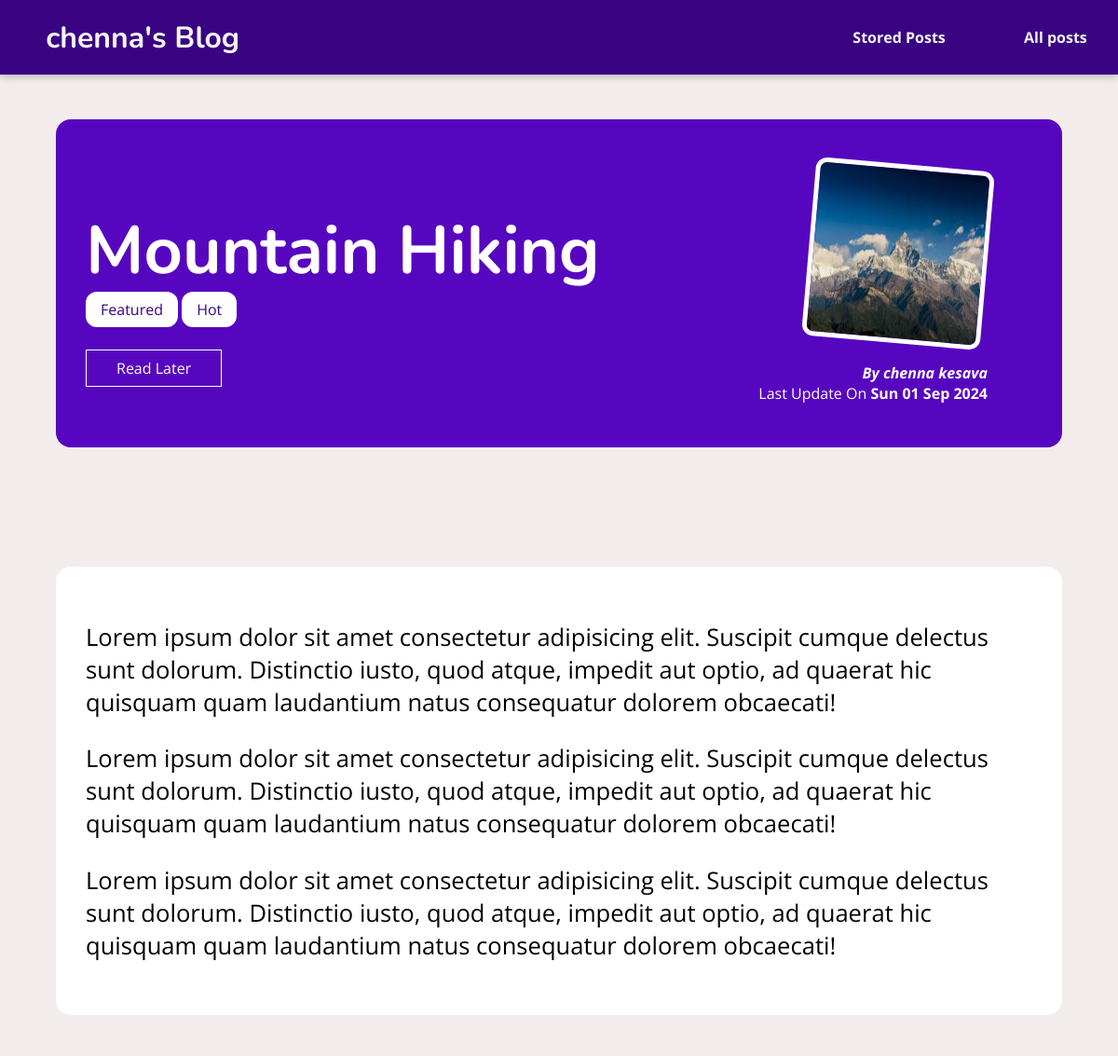
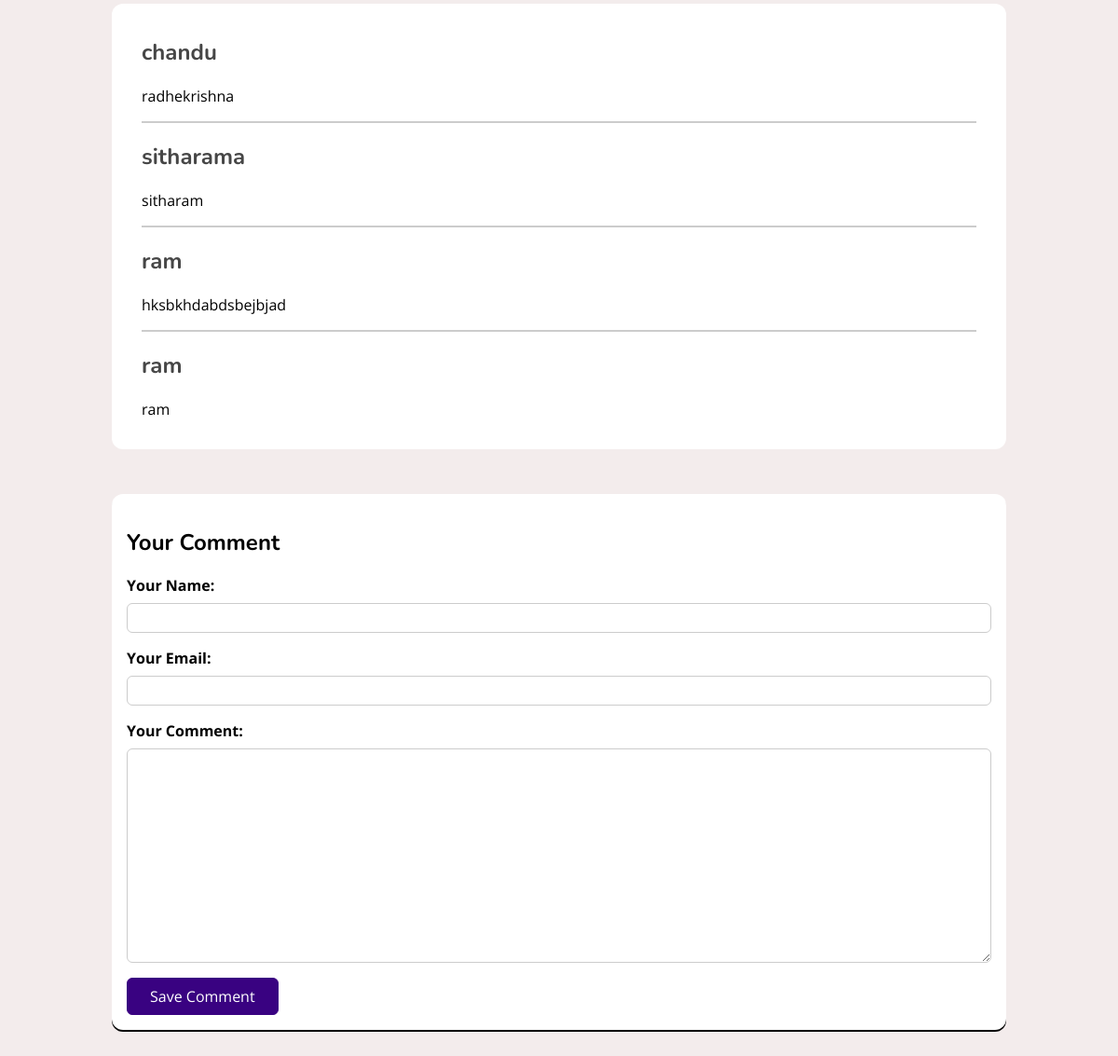
The page /posts/hike-in-the-mountains on the database its author committed (2 pictures, top to bottom).
### blog/models.py (models this page shows, shortened)
class Post(models.Model):
    title = models.CharField(max_length=100)
    excerpt = models.CharField(max_length=150)
    image = models.ImageField(upload_to="posts", null=True)
    date = models.DateField(auto_now=True)
    slug = models.SlugField(unique=True, db_index=True)
    content = models.TextField(validators=[MinLengthValidator(10)])
    author = models.ForeignKey(Author, on_delete=models.SET_NULL, null=True, related_name="posts")
    tags = models.ManyToManyField(Tag)

class Tag(models.Model):
    caption = models.CharField(max_length=20)

class Author(models.Model):
    first_name = models.CharField(max_length=100)
    last_name = models.CharField(max_length=100)
    email_address = models.EmailField()
    def full_name(self):
        return f"{self.first_name} {self.last_name}"
    def __str__(self):
        return self.full_name()

class Comment(models.Model):
    user_name = models.CharField(max_length=100)
    user_email = models.EmailField()
    text = models.TextField(max_length=100)
    post = models.ForeignKey(Post, on_delete=models.CASCADE, related_name="comments")

### blog/views.py (the view, shortened to what this page needs)
# urls.py: path("posts/<slug:slug>", views.DetailPostView.as_view(), name="post_detail_page"),
class DetailPostView(View):
    def is_stored_posts(self, request, post_id):
        stored_posts = request.session.get("stored_posts")
        if stored_posts is not None:
            is_saved_for_later = post_id in stored_posts
        else:
            is_saved_for_later = False
        return is_saved_for_later
    def get(self, request, slug):
        post = Post.objects.get(slug=slug)
        context = {
            "post":post,
            "post_tags": post.tags.all(),
            "comment_form": CommentForm(),
            "comments": post.comments.all().order_by("-id"),
            "saved_for_later":self.is_stored_posts(request, post.id)
        }
        return render(request, "blog/post-detail.html",context)

### blog/form.py
class CommentForm(forms.ModelForm):
    class Meta:
        model = Comment
        exclude = ["post"]
        labels = {
            "user_name":"Your Name",
            "user_email":"Your Email",
            "text":"Your Comment"
        }

### blog/templates/blog/post-detail.html (shortened to what this page needs)
{% extends "base.html" %}
{% load static %}
{% block css-file %}
<link rel="stylesheet" href="{% static "blog/post-detail.css" %}">
{% endblock %}
{% block content %}
<section id="summary">
    <h2>{{ post.title }}</h2>
    <div>
        {%for tag in post_tags%}
        <span class="tag">{{tag.caption}}</span>
        {% endfor %}
    </div>
    <div id="read_later">
        <form action="{% url "read_later" %}" method="POST">
            <button>
                {% if saved_for_later %}
                Remove from the "Read Later" List
                {% else %}
                Read Later
                {% endif %}
            </button>
        </form>
    </div>
    <article>
        <img src="{{ post.image.url }}"alt="{{ post.title }}">
        <address>By <a href="mailto:{{post.author.email_address}}">{{ post.author }}</a></address>
        <div>Last Update On <time>{{ post.date|date:"D d M Y"}}</time></div>
    </article>
</section>
<main id="post_content">
    {{ post.content|linebreaks }}
</main>
<section id="comments">
    <ul>
        {% for comment in comments %}
        <li>
            <h2>{{ comment.user_name }}</h2>
            <p>{{ comment.text|linebreaks }}</p>
        </li>
        {% endfor %}
    </ul>
</section>
<section id="comment-form">
    <h2>Your Comment</h2>
    <form action="{% url "post_detail_page" post.slug %}" method="POST">
        {% for form_field in comment_form %}
            <div class="form-control {% if form_field.errors %}invalid{% endif %}">
                {{ form_field.label_tag }}
                {{ form_field}}
            </div>
        {% endfor %}
        <button>Save Comment</button>
    </form>
</section>
{% endblock %}

### templates/base.html (shortened to what this page needs)
{% load static %}
<!DOCTYPE html>
<html lang="en">
<head>
    <link rel="stylesheet" href="{% static "base.css"%}">
    {% block css-file %}{% endblock %}
</head>
<body>
    <header id="main-navigation">
    <h1><a href="{% url "starting_page"%}">chenna's Blog</a></h1>
        <nav>
            <a href="{% url "read_later"%}">Stored Posts</a>
            <a href="{% url "posts_page"%}">All posts</a>
        </nav>
    </header>
    {% block content %}{% endblock %}
</body>
</html>

### static/base.css (style rules this page uses)
* { box-sizing: border-box; }
html { font-family:"Open Sans", sans-serif, "Nunito", "Edu VIC WA NT Beginner", cursive; }
body { margin: 0; }
h1, h2, h3 { font-family: 'Nunito', 'Open Sans', sans-serif; font-weight: bold; }
#main-navigation { width: 100%; height: 5rem; display: flex; justify-content: space-between; align-items: center; padding: 0.10%; position: absolute; top: 0; left: 0; }
#main-navigation a { text-decoration: none; color: whitesmoke;; font-weight: bold; margin-left: 1rem; padding: 1rem 2rem; }

### blog/static/blog/post-detail.css (style rules this page uses)
body { background-color: #f3ecec; }
#main-navigation { background-color: #390281; box-shadow: 0 2px 8px rgba(0, 0, 0, 0.25); }
#summary { margin: 8rem auto 3rem auto; padding: 2rem; width: 90%; max-width: 90rem; border-radius: 16px; background-color: #5706c0; position: relative; box-shadow: 0 2px 8px rgna(0, 0, 0, 0.25); height: 22rem; }
#summary h2 { color: white; font-size: 4.5rem; margin-bottom: 0.2rem; }
#summary article { position: absolute; top: 2rem; right: 3rem; padding: 1rem 2rem; border-radius: 12px; text-align: right; color: white; }
#summary article img { width: 12rem; height: 12rem; border-radius: 12px; transform: rotate(5deg); border: 5px solid white; margin-bottom: 1rem; }
#summary address { font-weight: bold; }
#summary a { color: white; text-decoration: none; }
#summary time { font-weight: bold; }
#read_later { margin: 2rem 0; }
#read_later button { background-color: transparent; border: 1px solid white; padding: 0.5rem 2rem; font: inherit; color: white; cursor:pointer; }
#post_content { margin: 8rem auto 3rem auto; padding: 2rem; width: 90%; max-width: 90rem; border-radius: 16px; background-color: white; position: relative; box-shadow: 0 2px 8px rgna(0, 0, 0, 0.25); height: auto; }
#post_content p { font-size: 1.6rem; }
.tag { background-color: white; color: #390281; padding: 0.5rem 1rem; border-radius: 12px; }
#comment-form { margin: 3rem auto; width: 90%; max-width: 60rem; border-radius: 12px; background-color: white; box-shadow: 0 2px; padding: 1rem; }
#comment-form button { font: inherit; background-color: #390281; color: white; border: 1px solid #390281; padding: 0.5rem 1.5rem; border-radius: 6px; }
.form-control { margin-bottom: 1rem; }
.form-control label { font-weight: bold; margin-bottom: 0.5rem; display: block; }
.form-control input, .form-control textarea { display: block; width: 100%; font: inherit; padding: 0.25rem; border-radius: 6px; border: 1px solid #ccc; }
#comments { margin: 3rem auto; width: 90%; max-width: 60rem; border-radius: 12px; background-color: white; position: relative; box-shadow: 0 2px 8px rgna(0, 0, 0, 0.25); height: auto; padding: 1rem 2rem; }
#comments ul { list-style: none; margin: 0; padding: 0; }
#comments li { margin-bottom: 1rem; border-bottom: 2px solid #ccc; }
#comments li:last-of-type { border-bottom: none; }
#comments h2 { color: #464646; }

### rows shown on the page
Post: title "Mountain Hiking", image (picture), author "chenna kesava", date "Sun 01 Sep 2024", content "Lorem ipsum dolor sit amet consectetur adipisicing elit. Suscipit cumque delectus sunt dolorum. Distinctio iusto, quod atque, impedit aut optio, ad quaerat hic quisquam quam laudantium natus consequatur dolorem obcaecati! Lorem ipsum dolor sit amet consectetur adipisicing elit. Suscipit cumque delectus sunt dolorum. Distinctio iusto, quod atque, impedit aut optio, ad quaerat hic quisquam quam laudantium natus consequatur dolorem obcaecati! Lorem ipsum dolor sit amet consectetur adipisicing elit. Suscipit cumque delectus sunt dolorum. Distinctio iusto, quod atque, impedit aut optio, ad quaerat hic quisquam quam laudantium natus consequatur dolorem obcaecati!"
Tag: caption "Featured"
Tag: caption "Hot"
Comment: user_name "chandu", text "radhekrishna"
Comment: user_name "sitharama", text "sitharam"
Comment: user_name "ram", text "hksbkhdabdsbejbjad"
Comment: user_name "ram", text "ram"
